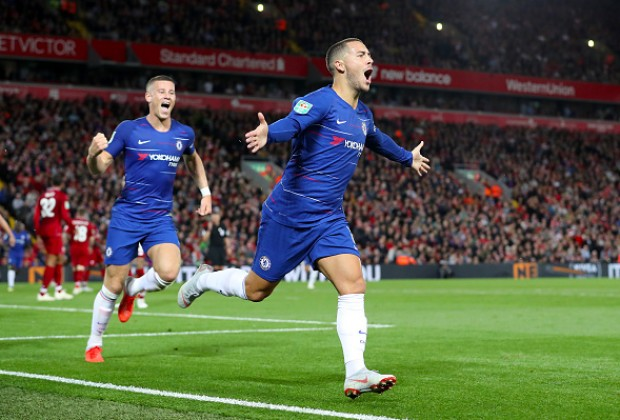
#> input picture default.jpg, 620 x 420 px, found by its file name
$ python 1.py
#> lines starting #> are read from the running program, lines starting #| are printed output that depends on the picture
"""
=========================================
Adapting gray-scale filters to RGB images
=========================================

There are many filters that are designed to work with gray-scale images but not
with color images. To simplify the process of creating functions that can adapt
to RGB images, scikit-image provides the ``adapt_rgb`` decorator.

To actually use the ``adapt_rgb`` decorator, you have to decide how you want to
adapt the RGB image for use with the gray-scale filter. There are two
pre-defined handlers:

``each_channel``
    Pass each of the RGB channels to the filter one-by-one, and stitch the
    results back into an RGB image.
``hsv_value``
    Convert the RGB image to HSV and pass the value channel to the filter.
    The filtered result is inserted back into the HSV image and converted
    back to RGB.

Below, we demonstrate the use of ``adapt_rgb`` on a couple of gray-scale
filters:
"""
from skimage.color.adapt_rgb import adapt_rgb, each_channel, hsv_value
from skimage import filters


@adapt_rgb(each_channel)
def sobel_each(image):
    return filters.sobel(image)


@adapt_rgb(hsv_value)
def sobel_hsv(image):
    return filters.sobel(image)

######################################################################
# We can use these functions as we would normally use them, but now they work
# with both gray-scale and color images. Let's plot the results with a color
# image:

from skimage import data
from skimage.exposure import rescale_intensity
import matplotlib.pyplot as plt
import cv2

img =  cv2.imread("E:\Kuliah\semes 7\PCD\TUGAS\default.jpg",0)
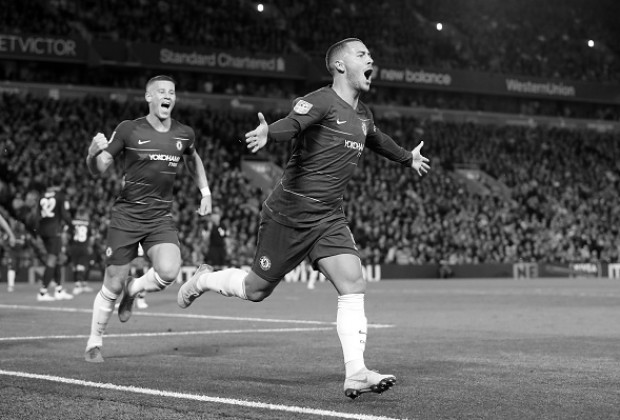
#> img: shape (420, 620); min 0, max 255, mean 83.6
cv2.imshow('image',img)
# hsv = cv2.cvtColor(img, cv2.COLOR_RGB2HSV)
# cv2.imshow('image',hsv)
cv2.waitKey(0)
cv2.destroyAllWindows()
fig, (ax_each, ax_hsv) = plt.subplots(ncols=2, figsize=(14, 7))

# We use 1 - sobel_each(image) but this won't work if image is not normalized
#> (the run stopped early here; a loop or call above may not have finished)
